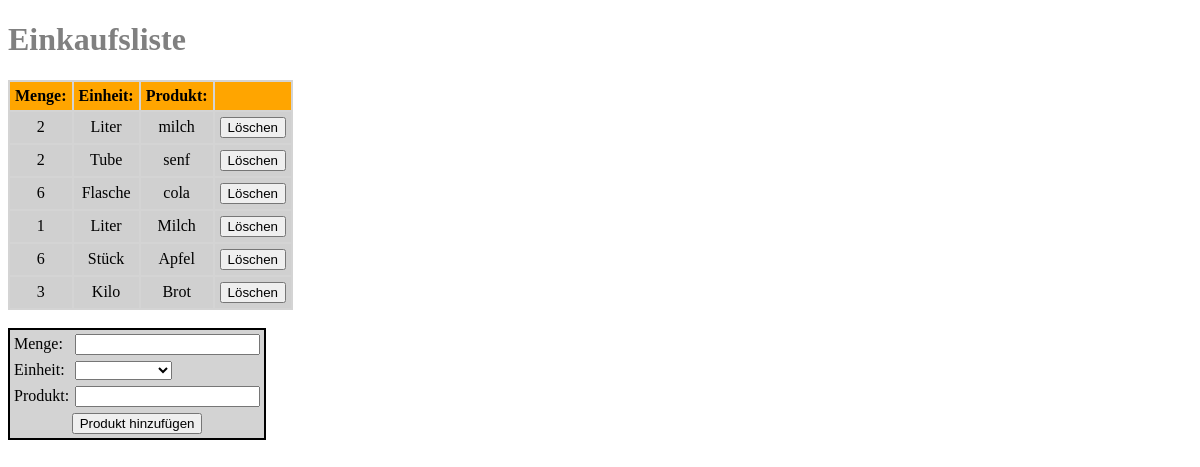
The page / on the database its author committed.
### tables this page shows
CREATE TABLE einkaufsliste (
                id INTEGER PRIMARY KEY AUTOINCREMENT,
                menge INTEGER NOT NULL,
                einheit TEXT NOT NULL,
                produkt TEXT NOT NULL,
                datumzeit TEXT NOT NULL
            );

### app.py (the view)
@app.get("/")
def index():
    items = []
    try:
        with get_conn() as conn:
            cur = conn.execute("SELECT id, menge, einheit, produkt FROM einkaufsliste ORDER BY id DESC")
            items = cur.fetchall()
    except Exception as e:
        flash(f"Datenbankfehler: {e}", "error")
    return render_template("index.html", items=items)

### app.py (called while the page is built)
def get_conn():
    conn = sqlite3.connect(DB_PATH)
    conn.row_factory = sqlite3.Row
    return conn

### templates/index.html (shortened to what this page needs)
<!doctype html>
<html lang="de">
  <head>
    <link rel="stylesheet" href="{{ url_for('static', filename='style.css') }}">
  </head>
  <body>
    <div id="content">
      <h1>Einkaufsliste</h1>
      <table class="ausgabe" cellpadding="5">
        <tr>
          <th>Menge:</th>
          <th>Einheit:</th>
          <th>Produkt:</th>
          <th></th>
        </tr>
        {% for row in items %}
        <tr>
          <td align="center">{{ row['menge'] }}</td>
          <td align="center">{{ row['einheit'] }}</td>
          <td align="center">{{ row['produkt'] }}</td>
          <td align="center">
            <form method="post" action="{{ url_for('delete', item_id=row['id']) }}">
              <button type="submit">Löschen</button>
            </form>
          </td>
        </tr>
        {% endfor %}
      </table>
      <br>
      <table class="eingabe" cellpadding="2">
        <form method="post" action="{{ url_for('add') }}">
          <tr>
            <td>Menge:</td>
            <td><input type="number" name="menge"></td>
          </tr>
          <tr>
            <td>Einheit:</td>
            <td>
              <select name="einheit">
                <option value=""></option>
                <optgroup label="Gewicht">
                </optgroup>
              </select>
            </td>
          </tr>
          <tr>
            <td>Produkt:</td>
            <td><input type="text" name="produkt"></td>
          </tr>
          <tr>
            <td colspan="2" align="center">
              <input type="submit" name="eintragen" value="Produkt hinzufügen">
            </td>
          </tr>
        </form>
      </table>
    </div>
  </body>
</html>

### static/style.css (style rules this page uses)
body { font-family: Century Gothic; }
#content { background: white; }
h1 { color: grey; }
.ausgabe { background: #D4D4D4; }
.ausgabe th { background: orange; }
.ausgabe td { background: #D0D0D0; }
.eingabe { background: lightgrey; border: 2px solid; }

### rows shown on the page
einkaufsliste: menge "2", einheit "Liter", produkt "milch"
einkaufsliste: menge "2", einheit "Tube", produkt "senf"
einkaufsliste: menge "6", einheit "Flasche", produkt "cola"
einkaufsliste: menge "1", einheit "Liter", produkt "Milch"
einkaufsliste: menge "6", einheit "Stück", produkt "Apfel"
einkaufsliste: menge "3", einheit "Kilo", produkt "Brot"
